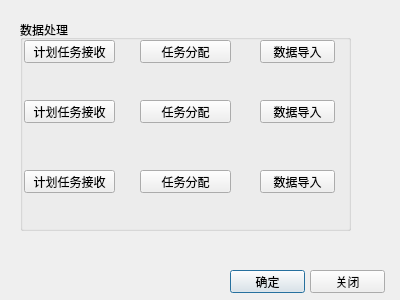
<?xml version="1.0" encoding="UTF-8"?>
<ui version="4.0">
 <class>DataTransferDialog</class>
 <widget class="QDialog" name="DataTransferDialog">
  <property name="geometry">
   <rect>
    <x>0</x>
    <y>0</y>
    <width>400</width>
    <height>300</height>
   </rect>
  </property>
  <property name="windowTitle">
   <string>Dialog</string>
  </property>
  <widget class="QPushButton" name="pushButton">
   <property name="geometry">
    <rect>
     <x>230</x>
     <y>270</y>
     <width>75</width>
     <height>23</height>
    </rect>
   </property>
   <property name="text">
    <string>确定</string>
   </property>
  </widget>
  <widget class="QPushButton" name="pushButton_2">
   <property name="geometry">
    <rect>
     <x>310</x>
     <y>270</y>
     <width>75</width>
     <height>23</height>
    </rect>
   </property>
   <property name="text">
    <string>关闭</string>
   </property>
  </widget>
  <widget class="QGroupBox" name="groupBox">
   <property name="geometry">
    <rect>
     <x>20</x>
     <y>20</y>
     <width>331</width>
     <height>211</height>
    </rect>
   </property>
   <property name="title">
    <string>数据处理</string>
   </property>
   <widget class="QPushButton" name="pushButton_3">
    <property name="geometry">
     <rect>
      <x>4</x>
      <y>20</y>
      <width>91</width>
      <height>23</height>
     </rect>
    </property>
    <property name="text">
     <string>计划任务接收</string>
    </property>
   </widget>
   <widget class="QPushButton" name="pushButton_4">
    <property name="geometry">
     <rect>
      <x>120</x>
      <y>20</y>
      <width>91</width>
      <height>23</height>
     </rect>
    </property>
    <property name="text">
     <string>任务分配</string>
    </property>
   </widget>
   <widget class="QPushButton" name="pushButton_5">
    <property name="geometry">
     <rect>
      <x>240</x>
      <y>20</y>
      <width>75</width>
      <height>23</height>
     </rect>
    </property>
    <property name="text">
     <string>数据导入</string>
    </property>
   </widget>
   <widget class="QPushButton" name="pushButton_6">
    <property name="geometry">
     <rect>
      <x>240</x>
      <y>80</y>
      <width>75</width>
      <height>23</height>
     </rect>
    </property>
    <property name="text">
     <string>数据导入</string>
    </property>
   </widget>
   <widget class="QPushButton" name="pushButton_7">
    <property name="geometry">
     <rect>
      <x>120</x>
      <y>80</y>
      <width>91</width>
      <height>23</height>
     </rect>
    </property>
    <property name="text">
     <string>任务分配</string>
    </property>
   </widget>
   <widget class="QPushButton" name="pushButton_8">
    <property name="geometry">
     <rect>
      <x>4</x>
      <y>80</y>
      <width>91</width>
      <height>23</height>
     </rect>
    </property>
    <property name="text">
     <string>计划任务接收</string>
    </property>
   </widget>
   <widget class="QPushButton" name="pushButton_9">
    <property name="geometry">
     <rect>
      <x>240</x>
      <y>150</y>
      <width>75</width>
      <height>23</height>
     </rect>
    </property>
    <property name="text">
     <string>数据导入</string>
    </property>
   </widget>
   <widget class="QPushButton" name="pushButton_10">
    <property name="geometry">
     <rect>
      <x>120</x>
      <y>150</y>
      <width>91</width>
      <height>23</height>
     </rect>
    </property>
    <property name="text">
     <string>任务分配</string>
    </property>
   </widget>
   <widget class="QPushButton" name="pushButton_11">
    <property name="geometry">
     <rect>
      <x>4</x>
      <y>150</y>
      <width>91</width>
      <height>23</height>
     </rect>
    </property>
    <property name="text">
     <string>计划任务接收</string>
    </property>
   </widget>
  </widget>
 </widget>
 <resources/>
 <connections/>
</ui>
